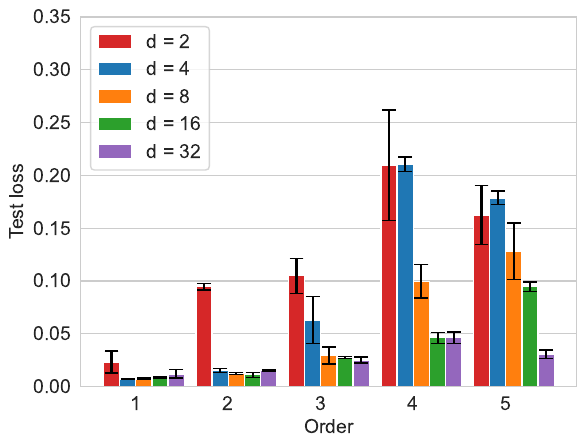

Generate this figure with Python:
#%%
import wandb
import pandas as pd
import seaborn as sns
from matplotlib import pyplot as plt
import numpy as np

api = wandb.Api()

def moving_average(a, n=3):
	t = np.floor(n/2).astype(int)
	b = np.zeros(a.shape)
	for i in range(b.shape[-1]):
		b[i] = np.mean(a[max(0, i-t):min(i+t+1, a.shape[-1])])
	
	return b

#
sns.set_style("whitegrid")
orders = np.arange(0, 9, 2)  # the label locations
width = 0.35  # the width of the bars
multiplier = -1.5
fig, ax = plt.subplots()

embs = [2, 4, 8, 16, 32]
colors = ["tab:red", "tab:blue", "tab:orange", "tab:green", "tab:purple"]


for d_model, color in zip(embs, colors):
    df = []
    loss_mean = []
    loss_std = []
    for order in range(1, 6):
        losses = []
        for run in api.runs("mamba-markov/markov-mamba-emb-new", {"$and":[{"config.order": order}, {"config.d_model": d_model}]}):
            h = run.history(samples=25000)
            loss = h["val/loss_gap"].values[:]
            loss_min = np.nanmin(loss)
            losses.append(loss_min)
        loss_mean.append(np.mean(losses))
        loss_std.append(np.std(losses))
    loss_mean = np.array(loss_mean)
    loss_std = np.array(loss_std)
    
    offset = width * multiplier
    ax.bar(orders + offset, loss_mean, width, color=color, label=r"d = "+str(d_model))
    ax.errorbar(orders + offset, loss_mean, yerr=loss_std, fmt='none', ecolor='black', capsize=5)
    multiplier += 1

    #ax.plot(range(2, 7), loss_mean, color=color, label="           ", linewidth=1)
    #ax.fill_between(range(2, 7), loss_mean-loss_std, loss_mean+loss_std, color=color, alpha=0.2)

ax.set(xlabel="Order", ylabel="Test loss")
ax.xaxis.label.set_fontsize(14)
ax.yaxis.label.set_fontsize(14)
#plt.xlim((2,6))
plt.ylim((0.0,0.35))
plt.xticks(fontsize=14)
ax.set_xticks(orders, ["1", "2", "3", "4", "5"])
plt.yticks(fontsize=14)
ax.legend(prop={'size': 14}, handlelength=1.7)
ax.grid(True, which="both", axis="y")
ax.grid(False, which="both", axis="x")
fig.savefig("mamba-emb.pdf", bbox_inches='tight')